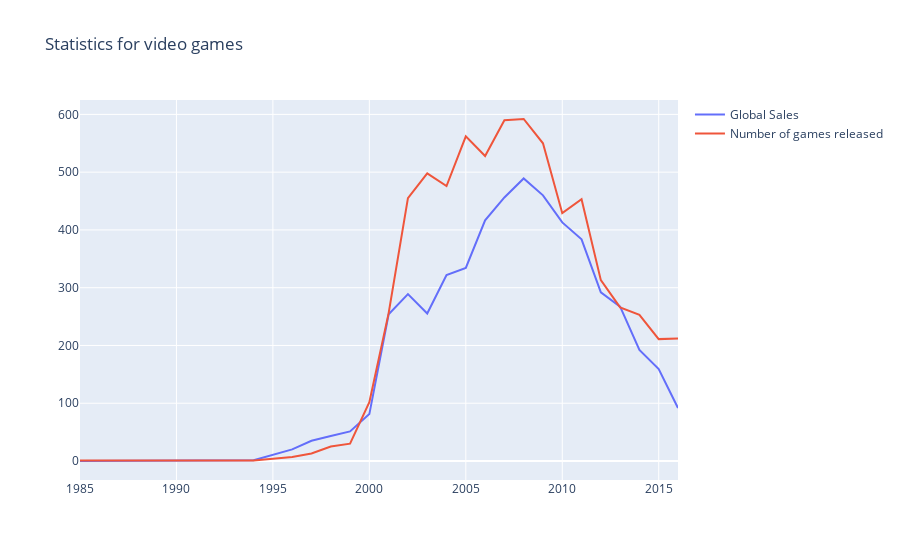

Notebook code for this chart:
### Code cell
# Create a line (trace) for the global sales
trace0 = go.Scatter(
    x=years_df.index,
    y=years_df['Global_Sales'],
    name='Global Sales'
)


# Create a line (trace) for the number of games released
trace1 = go.Scatter(
    x=years_df.index,
    y=years_df['Number_of_Games'],
    name='Number of games released'
)

# Define the data array
data = [trace0, trace1]

# Set the title
layout = {'title': 'Statistics for video games'}


# Create a Figure and plot it
fig = go.Figure(data=data, layout=layout)
iplot(fig, show_link=False)

### Figure 1 — Plotly figure (JSON) as saved in the notebook; plotly's stock layout.template omitted (floating-point values rounded to 4 significant figures)
{"data": [{"name": "Global Sales", "type": "scatter", "x": [1985, 1988, 1992, 1994, 1996, 1997, 1998, 1999, 2000, 2001, 2002, 2003, 2004, 2005, 2006, 2007, 2008, 2009, 2010, 2011, 2012, 2013, 2014, 2015, 2016], "y": [0.03, 0.03, 0.03, 1.27, 20.1, 35.01, 43.18, 51.17, 81.24, 253.9, 288.8, 255.4, 321.8, 334.3, 416.7, 456.2, 489.1, 459.8, 413.0, 383.7, 291.9, 267.2, 192.4, 159.2, 91.56]}, {"name": "Number of games released", "type": "scatter", "x": [1985, 1988, 1992, 1994, 1996, 1997, 1998, 1999, 2000, 2001, 2002, 2003, 2004, 2005, 2006, 2007, 2008, 2009, 2010, 2011, 2012, 2013, 2014, 2015, 2016], "y": [1, 1, 1, 1, 7, 13, 25, 30, 102, 256, 455, 498, 476, 562, 528, 590, 592, 550, 429, 453, 313, 266, 253, 211, 212]}], "layout": {"title": {"text": "Statistics for video games"}}}
